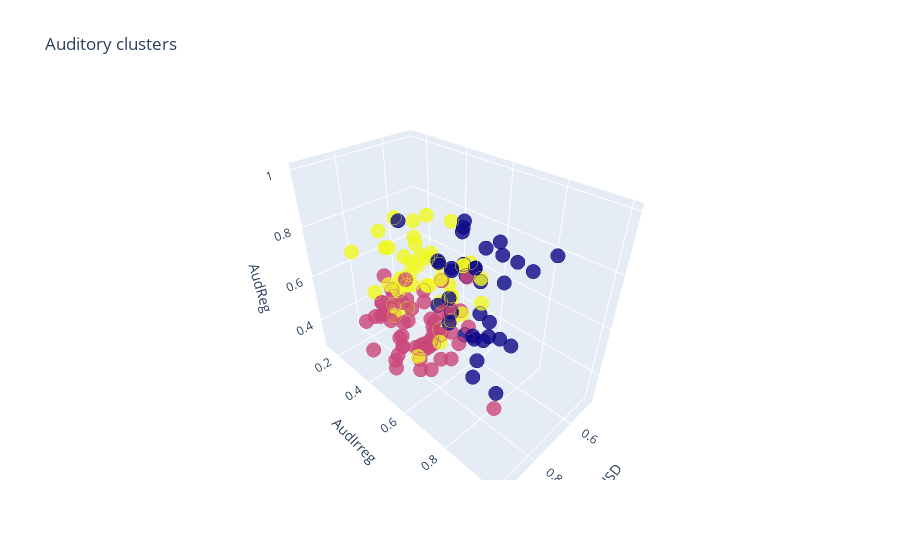

Notebook code for this chart:
### Code cell
color_map  = {0: 'mediumblue', 1: 'yellow', 2: 'palevioletred'}
df_aud['colors'] = df_aud['labels'].map(color_map)

trace=go.Scatter3d(x=df_aud['AudSD'], y=df_aud['AudIrreg'], z=df_aud['AudReg'], 
                   mode='markers', 
                   marker=dict(color=df_aud['labels'], size=5, line=dict(color=df_aud['labels'], width=12), opacity=0.8))

data=[trace]
layout=go.Layout(title='Auditory clusters', scene=dict(xaxis=dict(title='AudSD'),
                                             yaxis=dict(title='AudIrreg'),
                                             zaxis=dict(title='AudReg')))
fig=go.Figure(data=data, layout=layout)
py.offline.iplot(fig)
plt.show()

### Figure 1 — Plotly figure (JSON) as saved in the notebook; plotly's stock layout.template omitted (floating-point values rounded to 4 significant figures; data arrays with more than 128 entries replaced by an {"elided": "..."} marker saying what was removed)
{"data": [{"marker": {"color": {"elided": "141 int values"}, "line": {"color": {"elided": "141 int values"}, "width": 12}, "opacity": 0.8, "size": 5}, "mode": "markers", "type": "scatter3d", "x": {"elided": "141 float values"}, "y": {"elided": "141 float values"}, "z": {"elided": "141 float values"}}], "layout": {"scene": {"xaxis": {"title": {"text": "AudSD"}}, "yaxis": {"title": {"text": "AudIrreg"}}, "zaxis": {"title": {"text": "AudReg"}}}, "title": {"text": "Auditory clusters"}}}
